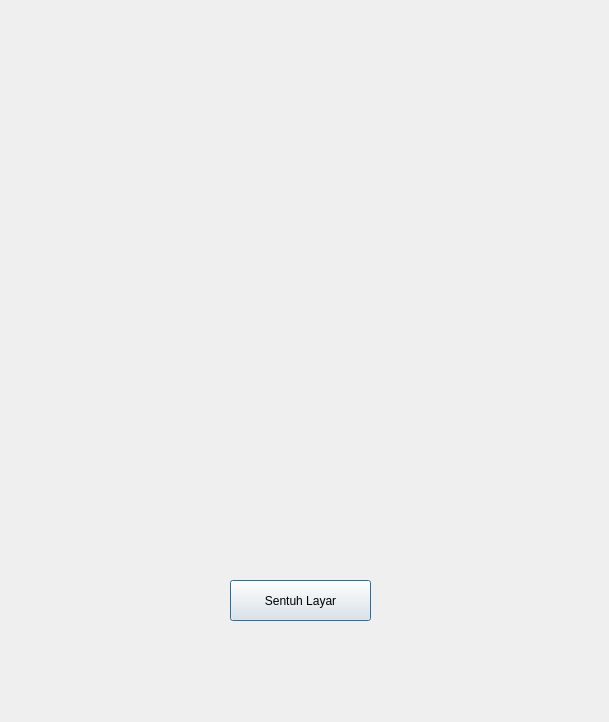
<?xml version="1.0" encoding="UTF-8"?>
<ui version="4.0">
 <class>Dialog</class>
 <widget class="QDialog" name="Dialog">
  <property name="geometry">
   <rect>
    <x>0</x>
    <y>0</y>
    <width>609</width>
    <height>722</height>
   </rect>
  </property>
  <property name="windowTitle">
   <string>Dialog</string>
  </property>
  <widget class="QLabel" name="label">
   <property name="geometry">
    <rect>
     <x>-10</x>
     <y>0</y>
     <width>630</width>
     <height>722</height>
    </rect>
   </property>
   <property name="minimumSize">
    <size>
     <width>630</width>
     <height>722</height>
    </size>
   </property>
   <property name="maximumSize">
    <size>
     <width>630</width>
     <height>722</height>
    </size>
   </property>
   <property name="text">
    <string/>
   </property>
   <property name="pixmap">
    <pixmap>Graphics/gambarAds.png</pixmap>
   </property>
   <property name="scaledContents">
    <bool>true</bool>
   </property>
  </widget>
  <widget class="QPushButton" name="sentuhLayar">
   <property name="geometry">
    <rect>
     <x>230</x>
     <y>580</y>
     <width>141</width>
     <height>41</height>
    </rect>
   </property>
   <property name="minimumSize">
    <size>
     <width>141</width>
     <height>41</height>
    </size>
   </property>
   <property name="maximumSize">
    <size>
     <width>141</width>
     <height>41</height>
    </size>
   </property>
   <property name="text">
    <string>Sentuh Layar</string>
   </property>
  </widget>
 </widget>
 <resources/>
 <connections/>
</ui>
